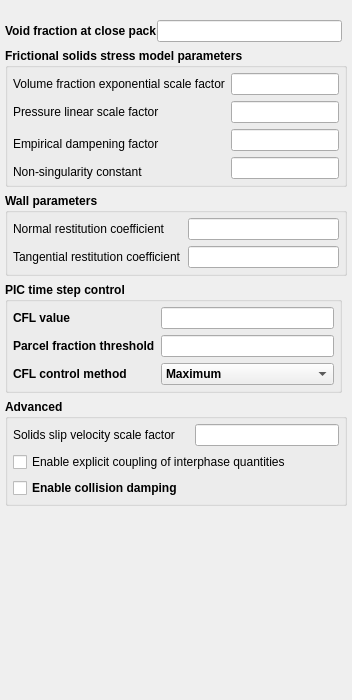
     <widget class="QWidget" name="PIC">
      <property name="sizePolicy">
       <sizepolicy hsizetype="Expanding" vsizetype="Expanding">
        <horstretch>0</horstretch>
        <verstretch>0</verstretch>
       </sizepolicy>
      </property>
      <layout class="QVBoxLayout" name="verticalLayout_9">
       <property name="leftMargin">
        <number>5</number>
       </property>
       <property name="topMargin">
        <number>10</number>
       </property>
       <property name="rightMargin">
        <number>5</number>
       </property>
       <property name="bottomMargin">
        <number>0</number>
       </property>
       <item>
        <widget class="QWidget" name="frame_pic" native="true">
         <layout class="QGridLayout" name="gridLayout_22">
          <property name="leftMargin">
           <number>0</number>
          </property>
          <property name="topMargin">
           <number>10</number>
          </property>
          <property name="rightMargin">
           <number>0</number>
          </property>
          <property name="bottomMargin">
           <number>0</number>
          </property>
          <property name="horizontalSpacing">
           <number>0</number>
          </property>
          <item row="2" column="0" colspan="3">
           <widget class="QGroupBox" name="groupbox_wall_pic">
            <property name="font">
             <font>
              <weight>75</weight>
              <bold>true</bold>
             </font>
            </property>
            <property name="title">
             <string>Wall parameters</string>
            </property>
            <property name="flat">
             <bool>true</bool>
            </property>
            <layout class="QGridLayout" name="gridLayout_20">
             <property name="leftMargin">
              <number>5</number>
             </property>
             <property name="topMargin">
              <number>5</number>
             </property>
             <property name="rightMargin">
              <number>5</number>
             </property>
             <property name="bottomMargin">
              <number>5</number>
             </property>
             <item row="1" column="1">
              <widget class="LineEdit" name="lineedit_keyword_mppic_coeff_et_wall">
               <property name="font">
                <font>
                 <weight>50</weight>
                 <bold>false</bold>
                </font>
               </property>
              </widget>
             </item>
             <item row="0" column="0">
              <widget class="QLabel" name="label_mppic_coeff_en_wall">
               <property name="font">
                <font>
                 <weight>50</weight>
                 <bold>false</bold>
                </font>
               </property>
               <property name="text">
                <string>Normal restitution coefficient</string>
               </property>
              </widget>
             </item>
             <item row="1" column="0">
              <widget class="QLabel" name="label_mppic_coeff_et_wall">
               <property name="font">
                <font>
                 <weight>50</weight>
                 <bold>false</bold>
                </font>
               </property>
               <property name="text">
                <string>Tangential restitution coefficient</string>
               </property>
              </widget>
             </item>
             <item row="0" column="1">
              <widget class="LineEdit" name="lineedit_keyword_mppic_coeff_en_wall">
               <property name="font">
                <font>
                 <weight>50</weight>
                 <bold>false</bold>
                </font>
               </property>
              </widget>
             </item>
            </layout>
           </widget>
          </item>
          <item row="0" column="0">
           <widget class="QLabel" name="label_ep_star">
            <property name="font">
             <font>
              <weight>75</weight>
              <bold>true</bold>
             </font>
            </property>
            <property name="text">
             <string>Void fraction at close pack</string>
            </property>
           </widget>
          </item>
          <item row="6" column="1">
           <spacer name="verticalSpacer">
            <property name="orientation">
             <enum>Qt::Vertical</enum>
            </property>
            <property name="sizeHint" stdset="0">
             <size>
              <width>20</width>
              <height>194</height>
             </size>
            </property>
           </spacer>
          </item>
          <item row="1" column="0" colspan="3">
           <widget class="QGroupBox" name="groupbox_param_pic">
            <property name="font">
             <font>
              <weight>75</weight>
              <bold>true</bold>
             </font>
            </property>
            <property name="title">
             <string>Frictional solids stress model parameters</string>
            </property>
            <property name="flat">
             <bool>true</bool>
            </property>
            <layout class="QGridLayout" name="gridLayout_19">
             <property name="leftMargin">
              <number>5</number>
             </property>
             <property name="topMargin">
              <number>5</number>
             </property>
             <property name="rightMargin">
              <number>5</number>
             </property>
             <property name="bottomMargin">
              <number>5</number>
             </property>
             <item row="0" column="0">
              <widget class="QLabel" name="label_fric_exp_pic">
               <property name="font">
                <font>
                 <weight>50</weight>
                 <bold>false</bold>
                </font>
               </property>
               <property name="text">
                <string>Volume fraction exponential scale factor</string>
               </property>
              </widget>
             </item>
             <item row="0" column="1">
              <widget class="LineEdit" name="lineedit_keyword_fric_exp_pic">
               <property name="font">
                <font>
                 <weight>50</weight>
                 <bold>false</bold>
                </font>
               </property>
              </widget>
             </item>
             <item row="1" column="0">
              <widget class="QLabel" name="label_psfac_fric_pic">
               <property name="font">
                <font>
                 <weight>50</weight>
                 <bold>false</bold>
                </font>
               </property>
               <property name="text">
                <string>Pressure linear scale factor</string>
               </property>
              </widget>
             </item>
             <item row="1" column="1">
              <widget class="LineEdit" name="lineedit_keyword_psfac_fric_pic">
               <property name="font">
                <font>
                 <weight>50</weight>
                 <bold>false</bold>
                </font>
               </property>
              </widget>
             </item>
             <item row="2" column="0" rowspan="2">
              <widget class="QLabel" name="label_mppic_coeff_en1">
               <property name="font">
                <font>
                 <weight>50</weight>
                 <bold>false</bold>
                </font>
               </property>
               <property name="text">
                <string>Empirical dampening factor</string>
               </property>
              </widget>
             </item>
             <item row="2" column="1">
              <widget class="LineEdit" name="lineedit_keyword_mppic_coeff_en1">
               <property name="font">
                <font>
                 <weight>50</weight>
                 <bold>false</bold>
                </font>
               </property>
              </widget>
             </item>
             <item row="3" column="1" rowspan="2">
              <widget class="LineEdit" name="lineedit_keyword_fric_non_sing_fac">
               <property name="font">
                <font>
                 <weight>50</weight>
                 <bold>false</bold>
                </font>
               </property>
              </widget>
             </item>
             <item row="4" column="0">
              <widget class="QLabel" name="label_fric_non_sing_fac">
               <property name="font">
                <font>
                 <weight>50</weight>
                 <bold>false</bold>
                </font>
               </property>
               <property name="text">
                <string>Non-singularity constant</string>
               </property>
              </widget>
             </item>
            </layout>
           </widget>
          </item>
          <item row="0" column="1">
           <widget class="LineEdit" name="lineedit_keyword_ep_star"/>
          </item>
          <item row="0" column="2">
           <spacer name="horizontalSpacer">
            <property name="orientation">
             <enum>Qt::Horizontal</enum>
            </property>
            <property name="sizeType">
             <enum>QSizePolicy::Fixed</enum>
            </property>
            <property name="sizeHint" stdset="0">
             <size>
              <width>5</width>
              <height>5</height>
             </size>
            </property>
           </spacer>
          </item>
          <item row="4" column="0" colspan="3">
           <widget class="QGroupBox" name="groupbox_pic_advanced">
            <property name="font">
             <font>
              <weight>75</weight>
              <bold>true</bold>
             </font>
            </property>
            <property name="title">
             <string>Advanced</string>
            </property>
            <property name="flat">
             <bool>true</bool>
            </property>
            <layout class="QGridLayout" name="gridLayout_21">
             <property name="leftMargin">
              <number>5</number>
             </property>
             <property name="topMargin">
              <number>5</number>
             </property>
             <property name="rightMargin">
              <number>5</number>
             </property>
             <property name="bottomMargin">
              <number>5</number>
             </property>
             <item row="2" column="0" colspan="3">
              <widget class="CheckBox" name="checkbox_keyword_des_explicitly_coupled_2">
               <property name="font">
                <font>
                 <weight>50</weight>
                 <bold>false</bold>
                </font>
               </property>
               <property name="text">
                <string>Enable explicit coupling of interphase quantities</string>
               </property>
              </widget>
             </item>
             <item row="1" column="0">
              <widget class="QLabel" name="label_mppic_velfac_coeff">
               <property name="font">
                <font>
                 <weight>50</weight>
                 <bold>false</bold>
                </font>
               </property>
               <property name="text">
                <string>Solids slip velocity scale factor</string>
               </property>
              </widget>
             </item>
             <item row="1" column="2">
              <widget class="LineEdit" name="lineedit_keyword_mppic_velfac_coeff">
               <property name="font">
                <font>
                 <weight>50</weight>
                 <bold>false</bold>
                </font>
               </property>
              </widget>
             </item>
             <item row="3" column="0">
              <widget class="CheckBox" name="checkbox_keyword_pic_collision_damping">
               <property name="text">
                <string>Enable collision damping</string>
               </property>
              </widget>
             </item>
            </layout>
           </widget>
          </item>
          <item row="3" column="0" colspan="2">
           <widget class="QGroupBox" name="groupbox_pic_timestep">
            <property name="font">
             <font>
              <weight>75</weight>
              <bold>true</bold>
             </font>
            </property>
            <property name="title">
             <string>PIC time step control</string>
            </property>
            <layout class="QGridLayout" name="gridLayout_16">
             <property name="leftMargin">
              <number>5</number>
             </property>
             <property name="topMargin">
              <number>5</number>
             </property>
             <property name="rightMargin">
              <number>5</number>
             </property>
             <property name="bottomMargin">
              <number>5</number>
             </property>
             <item row="1" column="0">
              <widget class="QLabel" name="label_pic_cfl_parcel_fraction">
               <property name="text">
                <string>Parcel fraction threshold</string>
               </property>
              </widget>
             </item>
             <item row="1" column="1">
              <widget class="LineEdit" name="lineedit_keyword_pic_cfl_parcel_fraction"/>
             </item>
             <item row="0" column="1">
              <widget class="LineEdit" name="lineedit_keyword_pic_cfl"/>
             </item>
             <item row="0" column="0">
              <widget class="QLabel" name="label_pic_cfl">
               <property name="text">
                <string>CFL value</string>
               </property>
              </widget>
             </item>
             <item row="2" column="1">
              <widget class="QComboBox" name="combobox_pic_cfl_control">
               <item>
                <property name="text">
                 <string>Maximum</string>
                </property>
               </item>
               <item>
                <property name="text">
                 <string>Average</string>
                </property>
               </item>
              </widget>
             </item>
             <item row="2" column="0">
              <widget class="QLabel" name="label_pic_cfl_control">
               <property name="text">
                <string>CFL control method</string>
               </property>
              </widget>
             </item>
            </layout>
           </widget>
          </item>
         </layout>
        </widget>
       </item>
      </layout>
     </widget>
